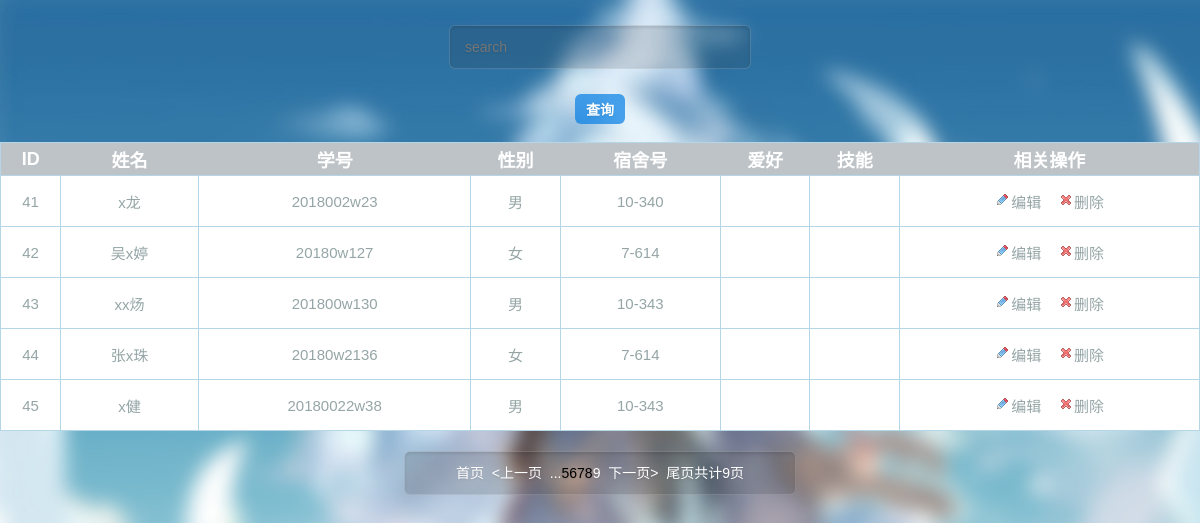
The page /index_contain/test.php?page=9 on the database its author committed.
### tables this page shows
CREATE TABLE   students
(
     id 	int   primary key auto_increment,
     s_name 	varchar(300),
     s_num 	varchar(300),
     sex 	varchar(300),
     d_num 	varchar(255),
     s_hb       varchar(255),
     skill      text
)charset=utf8;

### function.php (called while the page is built, shortened)
<?php
function query($sql){
    if($result = mysql_query($sql)){
        return $result;
    }else{
        echo 'SQL执行失败<br>';
        echo '错误的SQL为：'.$sql;
        echo '错误代码为：'.mysql_errno();
        echo '错误信息为：'.mysql_error();
        die;
    }
}
function fetchAll($sql){
    if($res = query($sql)){
        $rows = array();
        while($row = mysql_fetch_array($res)){
            $rows[] = $row;
        }
        return($rows);
    }else{
        return false;
    }
}

### index_contain/index_html.php (the view, shortened to what this page needs)
<!doctype html>
<html>
 <head>
  <link type="text/css" rel="stylesheet" href="../CSS/index_html.css">
 </head>
 <body>
	<form action="../index_contain/test.php" method="post">
		<div class="box">
                    <div class="search">
                    <input type="text" placeholder="search" name="s_name">
                </div>
                    <button class="in_ser"type="submit" >查询</button>
                        <br>
                <br/>
                <div class="content">
		<table border="1">
			<tr>
                            <th width="5%"><a href="../index_contain/test.php?order=id&sort=<?php echo ($order = 'id') ? $sort : 'desc' ?> ">ID</a></th>
				<th>姓名</th>
                                <th><a href="../index_contain/test.php?order=s_num&sort=<?php echo ($order = 's_num') ? $sort : 'desc' ?> ">学号</a></th>
				<th>性别</th><th>宿舍号</th>
                                <th>爱好</th>
                                <th>技能</th>
				<th width="25%">相关操作</th>
			</tr>
			<?php if(!empty($students_info)){ ?>
			<?php foreach($students_info as $row){ ?>
			<tr>
				 <td><?php echo $row['id']; ?></td>
				 <td><?php echo $row['s_name']; ?></td>
				 <td><?php echo $row['s_num']; ?></td>
				 <td><?php echo $row['sex']; ?></td>
				 <td><?php echo $row['d_num']; ?></td>
                                 <td><?php echo $row['s_hb']; ?></td>
                                  <td><?php echo $row['skill']; ?></td>
				 <td>
					<div align="center">
						<span>
                                                    <img  src="../images/edt.gif" width="16" height="16" /><a class="up_a" href="<?php echo '../stu_update/update.php?id='.$row['id'] ?>">编辑</a>&nbsp; &nbsp;
							<a class="up_a" href="<?php echo './del.php?id='.$row['id'] ?>"><img  src="../images/del.gif" width="16" height="16" />删除</a>
						</span>
					</div>
				</td>
			</tr>
			<?php } ?>
			<?php }else{ ?>
			<tr><td colspan="7">查询的结果不存在！</td></tr>
			<?php } ?>
		</table>
                     </div>
                <div class="page_div">
                    <div class="page"><?php echo $page_banner; ?></div>
                </div>
        </div>
        </form>
 </body>
</html>

### CSS/index_html.css (style rules this page uses)
body { background-image: url("../images/201_1.jpg");margin:0;padding:0;background-attachment: fixed;background-size: cover; text-align: center;background-repeat: no-repeat; }
.box { width: 100%;text-align: center; }
.box table { margin: 0 auto;width:1200px;padding: 20px;border-collapse:collapse;font-size:12px;border:1px solid #B5D6E6;min-width:460px; }
.box table th,.box table td { height:30px;border:1px solid #B5D6E6;color: #fff;font-family: sans-serif;font-size: 18px; }
.box table th a { color:#fff;font-family: sans-serif;font-size: 18px; }
.box table th { background-color:#bdc3c7;border:none; }
.box table td { background-color:#fff;text-align:center;color: #95a5a6;font-size: 15px;padding: 10px; }
.box a { color:#000;text-decoration:none; }
.box .up_a { color: #95a5a6; }
div.page { margin: 0 auto;width:340px;height:42px;line-height:42px;margin-top: 20px;padding:0 25px;background:#2d2d2d;background:rgba(45,45,45,.15);-moz-border-radius:6px;-webkit-border-radius:6px;border-radius:6px;border:1px solid #3d3d3d;border:1px solid rgba(255,255,255,.15);-moz-box-shadow:0 2px 3px 0 rgba(0,0,0,.1) inset;-webkit-box-shadow:0 2px 3px 0 rgba(0,0,0,.1) inset;box-shadow:0 2px 3px 0 rgba(0,0,0,.1) inset;font-family:"Microsoft YaHei",Helvetica,Arial,sans-serif;font-size:14px;color:#fff;text-shadow:0 1px 2px rgba(0,0,0,.1);-o-transition:all .2s;-moz-transition:all .2s;-webkit-transition:all .2s;-ms-transition:all .2s }
.search input { width:270px;height:42px;line-height:42px;margin-top:25px;padding:0 15px;background:#2d2d2d;background:rgba(45,45,45,.15);-moz-border-radius:6px;-webkit-border-radius:6px;border-radius:6px;border:1px solid #3d3d3d;border:1px solid rgba(255,255,255,.15);-moz-box-shadow:0 2px 3px 0 rgba(0,0,0,.1) inset;-webkit-box-shadow:0 2px 3px 0 rgba(0,0,0,.1) inset;box-shadow:0 2px 3px 0 rgba(0,0,0,.1) inset;font-family:"Microsoft YaHei",Helvetica,Arial,sans-serif;font-size:14px;color:#fff;text-shadow:0 1px 2px rgba(0,0,0,.1);-o-transition:all .2s;-moz-transition:all .2s;-webkit-transition:all .2s;-ms-transition:all .2s }
button { cursor:pointer;margin-top:30px;width:50px;height:30px;margin-top:25px;padding:0; background: rgba(6, 127, 228, 0.71);-moz-border-radius:6px;-webkit-border-radius:6px;border-radius:6px;border:0;-moz-box-shadow:0 15px 30px 0 rgba(255,255,255,.25) inset,0 2px 7px 0 rgba(0,0,0,.2);font-family:"Microsoft YaHei",Helvetica,Arial,sans-serif;font-size:14px;font-weight:700;color:#fff;text-shadow:0 1px 2px rgba(0,0,0,.1);-o-transition:all .2s;-moz-transition:all .2s;-webkit-transition:all .2s;-ms-transition:all .2s }

### rows shown on the page
students: id "41", s_name "x龙", s_num "2018002w23", sex "男", d_num "10-340"
students: id "42", s_name "吴x婷", s_num "20180w127", sex "女", d_num "7-614"
students: id "43", s_name "xx炀", s_num "201800w130", sex "男", d_num "10-343"
students: id "44", s_name "张x珠", s_num "20180w2136", sex "女", d_num "7-614"
students: id "45", s_name "x健", s_num "20180022w38", sex "男", d_num "10-343"

### other values the page prints
$page_banner "..."
$total_pages "9"
